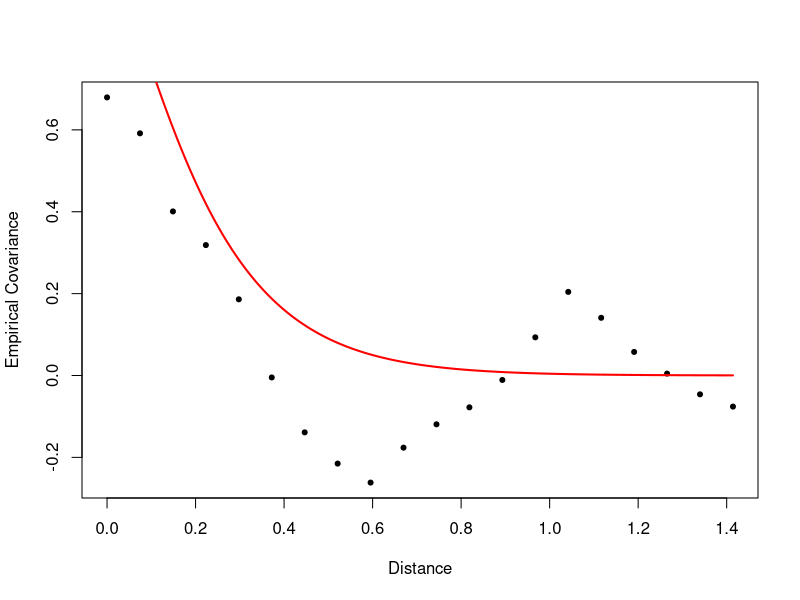

This figure's R source:

#The data should reflect the true unknown covariance model which generated it.
#Meaning: if the smoothness parameter is high, the data should show a smooth random field.
#Meaning: if the spatial correlation is weak, it should show as well.
#So, when we compute the sample covariance from the data, it should be a rough estimate of the true unknown covariance.

#Step 1: compute the sample covariance

#Step 2: Plot dist vs. covariance for easier analysis

#Step 3: Try to fit a curve on the computed sample covariance based on a theoretical covariance model.
#The parameters you used should be a good guess to the MLE parameters.

library(MASS)
library(dplyr)

N <- 40
n <- N^2
grid_x <- seq(from = 0, to = 1, length.out = N)
grid_y <- seq(from = 0, to = 1, length.out = N)
locations <- expand.grid(grid_x, grid_y) %>% as.matrix()

cat('Computing covariances...', '\n')

MATERN_UNI_STATIONARY <- function(PARAMETER, LOCATION){
  
  nu <- PARAMETER[3]
  beta <- PARAMETER[2]
  sigma <- PARAMETER[1]
  
  dist0 <- dist(x = LOCATION, diag = TRUE, upper = TRUE) %>% as.matrix()
  
  S <- ifelse(dist0 != 0, (dist0 / beta)^nu * besselK(dist0 / beta, nu) / (2^(nu - 1) * gamma(nu)) * sigma, sigma)
  
  return(S)
}

cov1 <- MATERN_UNI_STATIONARY(PARAMETER = c(1, 0.23, 1), LOCATION = locations)

cat('Generating realizations...', '\n')

set.seed(1234)
DATA <- mvrnorm(1, rep(0, ncol(cov1)), cov1)

cat('Remove the mean from the observations...', '\n')

Z <- matrix(DATA - mean(DATA), nrow = 1)

cat('Compute the empirical covariance between all possible location pairs...', '\n')

emp_covariance_temp <- t(Z) %*% Z

cat('Arrange the empirical covariance values in one dataframe/matrix...', '\n')

xlag <- ylag <- emp_vals <- NULL
for(loc in 1:nrow(locations)){
	xlag <- c(xlag, locations[, 1] - locations[loc, 1])
	ylag <- c(ylag, locations[, 2] - locations[loc, 2])
	emp_vals <- c(emp_vals, emp_covariance_temp[, loc])
}

empirical <- data.frame(xlag, ylag, sqrt(xlag^2 + ylag^2), emp_vals)
colnames(empirical) <- c('xlag', 'ylag', 'dist', 'covariance_value')

cat('Take the average of the empirical covariance values for each spatial lag...', '\n')

binned_temp <- empirical %>% group_by(dist) %>% summarize(avg1 = mean(covariance_value))
binned <- cbind(binned_temp$dist, binned_temp$avg1)

cat('Bin the spatial lags into a few representative spatial lags...', '\n')

nbins <- 20
dist.bin <- seq(0, max(sqrt(xlag^2 + ylag^2)), length = nbins)

EMP_VEC <- EMP_COUNT <- rep(0, nbins)

for(gg in 1:nrow(binned)){

	IND <- findInterval(binned[gg, 1], dist.bin)
	EMP_VEC[IND] <- EMP_VEC[IND] + binned[gg, 2] 
	EMP_COUNT[IND] <- EMP_COUNT[IND] + 1
}

EMP_COV <- EMP_VEC / EMP_COUNT

cat('Plot the empirical covariance...', '\n')

cat('Guess estimate of the theoretical covariance...', '\n')

sigma <- 1
beta <- 0.15
nu <- 1
dist0 <- seq(0, max(sqrt(xlag^2 + ylag^2)), length = 500)
theoretical <- ifelse(dist0 != 0, (dist0 / beta)^nu * besselK(dist0 / beta, nu) / (2^(nu - 1) * gamma(nu)) * sigma, sigma)

plot(dist.bin, EMP_COV, pch = 20, xlab = 'Distance', ylab = 'Empirical Covariance')
lines(dist0, theoretical, col = 'red', lwd = 2)

